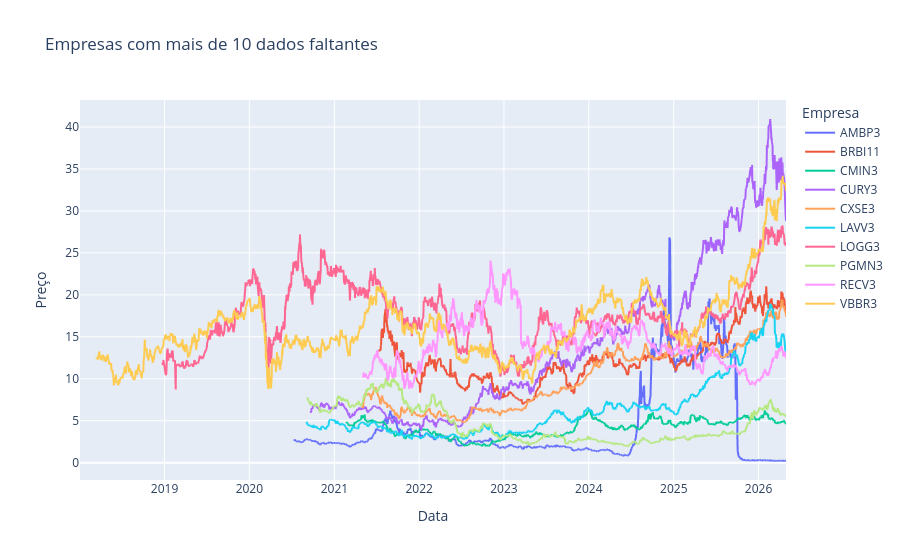

The notebook cell this image was saved under:
### Code cell
import plotly.express as px

if empresas_missing:
    fig = px.line(
        prices[empresas_missing].reset_index(),
        x='Date',
        y=empresas_missing,
        title='Empresas com mais de 10 dados faltantes',
        labels={'value': 'Preço', 'Date': 'Data', 'variable': 'Empresa'}
    )

    fig.show()

### Figure 1 — Plotly figure (JSON) as saved in the notebook; plotly's stock layout.template omitted (floating-point values rounded to 4 significant figures; data arrays with more than 128 entries replaced by an {"elided": "..."} marker saying what was removed)
{"data": [{"hovertemplate": "Empresa=AMBP3<br>Data=%{x}<br>Preço=%{y}<extra></extra>", "legendgroup": "AMBP3", "line": {"color": "#636efa", "dash": "solid"}, "marker": {"symbol": "circle"}, "mode": "lines", "name": "AMBP3", "showlegend": true, "type": "scattergl", "x": {"elided": "2068 str values"}, "xaxis": "x", "y": {"elided": "2068 float values"}, "yaxis": "y"}, {"hovertemplate": "Empresa=BRBI11<br>Data=%{x}<br>Preço=%{y}<extra></extra>", "legendgroup": "BRBI11", "line": {"color": "#EF553B", "dash": "solid"}, "marker": {"symbol": "circle"}, "mode": "lines", "name": "BRBI11", "showlegend": true, "type": "scattergl", "x": {"elided": "2068 str values"}, "xaxis": "x", "y": {"elided": "2068 float values"}, "yaxis": "y"}, {"hovertemplate": "Empresa=CMIN3<br>Data=%{x}<br>Preço=%{y}<extra></extra>", "legendgroup": "CMIN3", "line": {"color": "#00cc96", "dash": "solid"}, "marker": {"symbol": "circle"}, "mode": "lines", "name": "CMIN3", "showlegend": true, "type": "scattergl", "x": {"elided": "2068 str values"}, "xaxis": "x", "y": {"elided": "2068 float values"}, "yaxis": "y"}, {"hovertemplate": "Empresa=CURY3<br>Data=%{x}<br>Preço=%{y}<extra></extra>", "legendgroup": "CURY3", "line": {"color": "#ab63fa", "dash": "solid"}, "marker": {"symbol": "circle"}, "mode": "lines", "name": "CURY3", "showlegend": true, "type": "scattergl", "x": {"elided": "2068 str values"}, "xaxis": "x", "y": {"elided": "2068 float values"}, "yaxis": "y"}, {"hovertemplate": "Empresa=CXSE3<br>Data=%{x}<br>Preço=%{y}<extra></extra>", "legendgroup": "CXSE3", "line": {"color": "#FFA15A", "dash": "solid"}, "marker": {"symbol": "circle"}, "mode": "lines", "name": "CXSE3", "showlegend": true, "type": "scattergl", "x": {"elided": "2068 str values"}, "xaxis": "x", "y": {"elided": "2068 float values"}, "yaxis": "y"}, {"hovertemplate": "Empresa=LAVV3<br>Data=%{x}<br>Preço=%{y}<extra></extra>", "legendgroup": "LAVV3", "line": {"color": "#19d3f3", "dash": "solid"}, "marker": {"symbol": "circle"}, "mode": "lines", "name": "LAVV3", "showlegend": true, "type": "scattergl", "x": {"elided": "2068 str values"}, "xaxis": "x", "y": {"elided": "2068 float values"}, "yaxis": "y"}, {"hovertemplate": "Empresa=LOGG3<br>Data=%{x}<br>Preço=%{y}<extra></extra>", "legendgroup": "LOGG3", "line": {"color": "#FF6692", "dash": "solid"}, "marker": {"symbol": "circle"}, "mode": "lines", "name": "LOGG3", "showlegend": true, "type": "scattergl", "x": {"elided": "2068 str values"}, "xaxis": "x", "y": {"elided": "2068 float values"}, "yaxis": "y"}, {"hovertemplate": "Empresa=PGMN3<br>Data=%{x}<br>Preço=%{y}<extra></extra>", "legendgroup": "PGMN3", "line": {"color": "#B6E880", "dash": "solid"}, "marker": {"symbol": "circle"}, "mode": "lines", "name": "PGMN3", "showlegend": true, "type": "scattergl", "x": {"elided": "2068 str values"}, "xaxis": "x", "y": {"elided": "2068 float values"}, "yaxis": "y"}, {"hovertemplate": "Empresa=RECV3<br>Data=%{x}<br>Preço=%{y}<extra></extra>", "legendgroup": "RECV3", "line": {"color": "#FF97FF", "dash": "solid"}, "marker": {"symbol": "circle"}, "mode": "lines", "name": "RECV3", "showlegend": true, "type": "scattergl", "x": {"elided": "2068 str values"}, "xaxis": "x", "y": {"elided": "2068 float values"}, "yaxis": "y"}, {"hovertemplate": "Empresa=VBBR3<br>Data=%{x}<br>Preço=%{y}<extra></extra>", "legendgroup": "VBBR3", "line": {"color": "#FECB52", "dash": "solid"}, "marker": {"symbol": "circle"}, "mode": "lines", "name": "VBBR3", "showlegend": true, "type": "scattergl", "x": {"elided": "2068 str values"}, "xaxis": "x", "y": {"elided": "2068 float values"}, "yaxis": "y"}], "layout": {"legend": {"title": {"text": "Empresa"}, "tracegroupgap": 0}, "title": {"text": "Empresas com mais de 10 dados faltantes"}, "xaxis": {"anchor": "y", "domain": [0, 1], "title": {"text": "Data"}}, "yaxis": {"anchor": "x", "domain": [0, 1], "title": {"text": "Preço"}}}}
